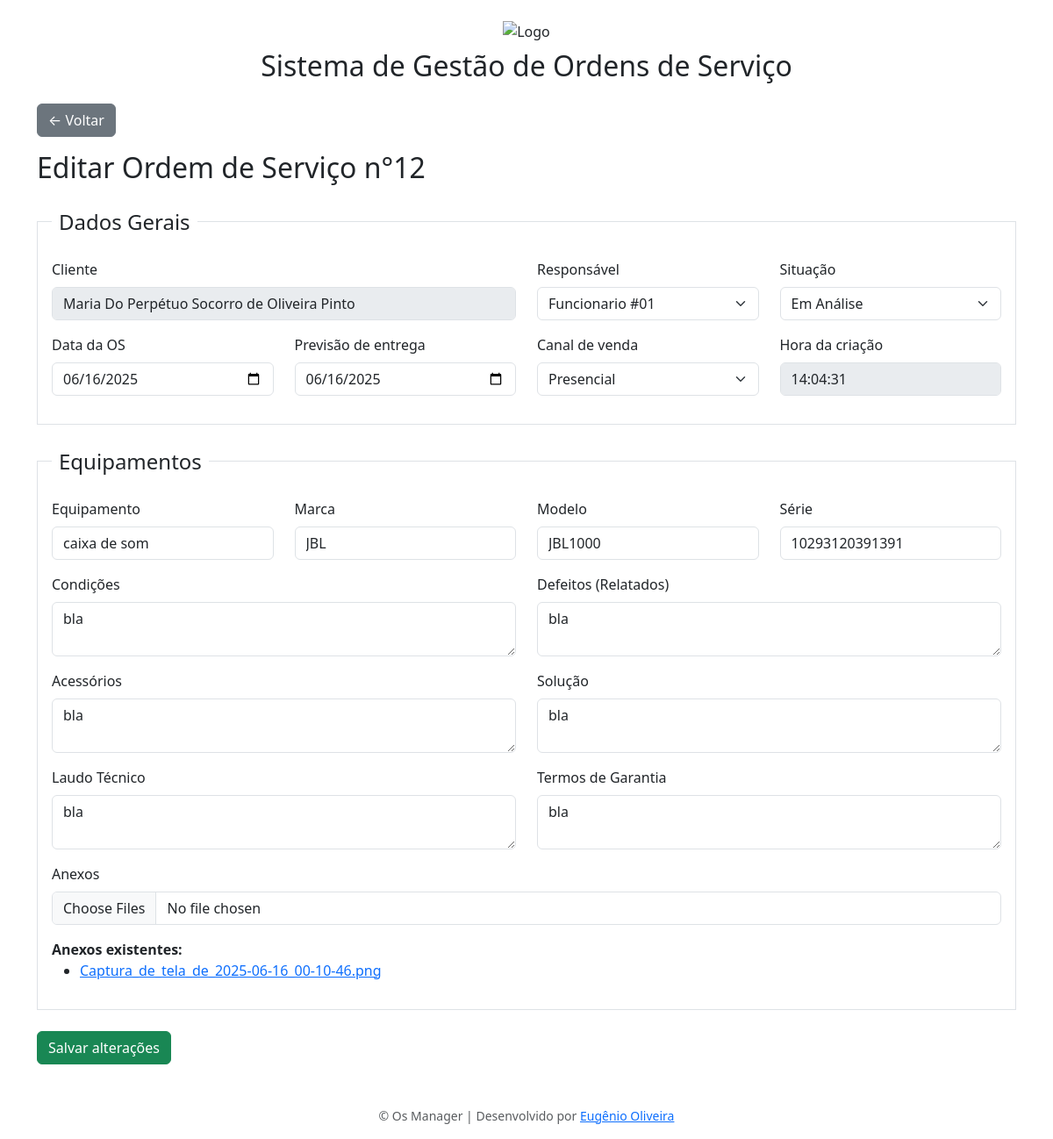
The page /editar/12/ on the database its author committed.
### ordem_servico/models.py (models this page shows, shortened)
class OrdemServico(models.Model):
    cliente = models.ForeignKey(Cliente, on_delete=models.PROTECT)
    responsavel = models.ForeignKey(Funcionario, on_delete=models.PROTECT)
    situacao = models.CharField(
        max_length=10,
        choices=Situacao.choices,
        default=Situacao.ABERTA
    )
    data_os = models.DateField()
    previsao_entrega = models.DateField()
    canal_venda = models.CharField(
        max_length=10,
        choices=CanalVenda.choices,
        default=CanalVenda.PRESENCIAL
    )
    equipamento = models.CharField(max_length=100)
    marca = models.CharField(max_length=50, blank=True)
    modelo = models.CharField(max_length=50, blank=True)
    serie = models.CharField(max_length=50, blank=True)
    condicoes = models.TextField(blank=True)
    defeitos = models.TextField(blank=True)
    acessorios = models.TextField(blank=True)
    solucao = models.TextField(blank=True)
    laudo_tecnico = models.TextField(blank=True)
    termos_garantia = models.TextField(blank=True)
    data_criacao = models.DateField(auto_now_add=True)
    hora_criacao = models.TimeField(default=timezone.now, editable=False)

class Cliente(models.Model):
    nome = models.CharField(max_length=100)
    cpf = models.CharField(max_length=14, unique=True)
    telefone = models.CharField(max_length=100)

class Anexo(models.Model):
    ordem_servico = models.ForeignKey(OrdemServico, related_name='anexos', on_delete=models.CASCADE)
    arquivo = models.FileField(upload_to='anexos/')
    descricao = models.CharField(max_length=255, blank=True)

### ordem_servico/views.py (the view)
# urls.py: path('editar/<int:ordem_id>/', views.editar_ordem, name='editar_ordem'),
def editar_ordem(request, ordem_id):
    ordem = get_object_or_404(OrdemServico, pk=ordem_id)
    if request.method == 'POST':
        form = OrdemServicoForm(request.POST, request.FILES, instance=ordem)
        if form.is_valid():
            ordem = form.save(commit=False)
            ordem.atualizado_por = request.user
            ordem.save()
            arquivos = request.FILES.getlist('anexos')
            for arquivo in arquivos:
                Anexo.objects.create(ordem_servico=ordem, arquivo=arquivo)
            messages.success(request, "Ordem de serviço atualizada com sucesso.")
            return redirect('detalhar_ordem', ordem_id=ordem.id)
        else:
            messages.error(request, "Corrija os erros abaixo.")
    else:
        form = OrdemServicoForm(instance=ordem)
    return render(request, 'ordem_servico/editar_ordem.html', {
        'form': form,
        'titulo': f"Editar Ordem #{ordem.id}",
        'ordem': ordem
    })

### ordem_servico/models.py (called while the page is built)
    def __str__(self):
        return self.nome

### ordem_servico/templates/ordem_servico/editar_ordem.html (shortened to what this page needs)
{% extends "ordem_servico/base.html" %}
{% load static %}
{% load widget_tweaks %}
{% block content %}
<a href="{% url 'lista_ordens' %}" class="btn btn-secondary mb-3">← Voltar</a>
<h2 class="mb-4">Editar Ordem de Serviço n°{{ordem.id}}</h2>
<form method="post" id="ordemForm" enctype="multipart/form-data">
  <fieldset class="border p-3 mb-4">
    <legend class="float-none w-auto px-2">Dados Gerais</legend>
    <div class="row">
      <div class="col-md-6 mb-3">
        <label class="form-label">Cliente</label>
        <input type="text" class="form-control" value="{{ ordem.cliente.nome }}" disabled>
      </div>
      <div class="col-md-3 mb-3">
        <label for="id_responsavel" class="form-label">Responsável</label>
        {{ form.responsavel|add_class:"form-select" }}
      </div>
      <div class="col-md-3 mb-3">
        <label for="id_situacao" class="form-label">Situação</label>
        {{ form.situacao|add_class:"form-select" }}
      </div>
    </div>
    <div class="row">
      <div class="col-md-3 mb-3">
        <label for="id_data_os" class="form-label">Data da OS</label>
        <input type="date" name="data_os" id="id_data_os" class="form-control" value="{{ ordem.data_os|date:'Y-m-d' }}">
      </div>
      <div class="col-md-3 mb-3">
        <label for="id_previsao_entrega" class="form-label">Previsão de entrega</label>
        <input type="date" name="previsao_entrega" id="id_previsao_entrega" class="form-control" value="{{ ordem.previsao_entrega|date:'Y-m-d' }}">
      </div>
      <div class="col-md-3 mb-3">
        <label for="id_canal_venda" class="form-label">Canal de venda</label>
        {{ form.canal_venda|add_class:"form-select" }}
      </div>
      <div class="col-md-3 mb-3">
        <label class="form-label">Hora da criação</label>
        <input type="text" disabled class="form-control" value="{{ ordem.hora_criacao|time:'H:i:s' }}" readonly>
      </div>
    </div>
  </fieldset>
  <fieldset class="border p-3 mb-4">
    <legend class="float-none w-auto px-2">Equipamentos</legend>
    <div class="row mb-3">
      <div class="col-md-3">
        <label for="id_equipamento" class="form-label">Equipamento</label>
        {{ form.equipamento|add_class:"form-control" }}
      </div>
      <div class="col-md-3">
        <label for="id_marca" class="form-label">Marca</label>
        {{ form.marca|add_class:"form-control" }}
      </div>
      <div class="col-md-3">
        <label for="id_modelo" class="form-label">Modelo</label>
        {{ form.modelo|add_class:"form-control" }}
      </div>
      <div class="col-md-3">
        <label for="id_serie" class="form-label">Série</label>
        {{ form.serie|add_class:"form-control" }}
      </div>
    </div>
    <div class="row mb-3">
      <div class="col-md-6">
        <label class="form-label">Condições</label>
        {{ form.condicoes|add_class:"form-control" }}
      </div>
      <div class="col-md-6">
        <label class="form-label">Defeitos (Relatados)</label>
        {{ form.defeitos|add_class:"form-control" }}
      </div>
    </div>
    <div class="row mb-3">
      <div class="col-md-6">
        <label class="form-label">Acessórios</label>
        {{ form.acessorios|add_class:"form-control" }}
      </div>
      <div class="col-md-6">
        <label class="form-label">Solução</label>
        {{ form.solucao|add_class:"form-control" }}
      </div>
    </div>
    <div class="row mb-3">
      <div class="col-md-6">
        <label class="form-label">Laudo Técnico</label>
        {{ form.laudo_tecnico|add_class:"form-control" }}
      </div>
      <div class="col-md-6">
        <label class="form-label">Termos de Garantia</label>
        {{ form.termos_garantia|add_class:"form-control" }}
      </div>
    </div>
    <div class="row mb-3">
      <div class="col-md-12">
        <label class="form-label">Anexos</label>
        <input type="file" name="anexos" multiple class="form-control">
      </div>
    </div>
    <div class="mb-3">
      <strong>Anexos existentes:</strong>
      <ul>
        {% for anexo in ordem.anexos.all %}
          <li><a href="{{ anexo.arquivo.url }}" target="_blank">{{ anexo.arquivo.name|cut:"anexos/" }}</a></li>
        {% empty %}
          <li>Nenhum anexo enviado.</li>
        {% endfor %}
      </ul>
    </div>
  </fieldset>
  <button type="submit" class="btn btn-success">Salvar alterações</button>
</form>
{% endblock %}
{% block extra_scripts %}
<link href="https://cdn.jsdelivr.net/npm/select2@4.1.0-rc.0/dist/css/select2.min.css" rel="stylesheet" />
{% endblock %}

### rows shown on the page
OrdemServico: id "12", cliente.nome "Maria Do Perpétuo Socorro de Oliveira Pinto", responsavel "Funcionario #01", situacao "Em Análise", data_os "06/16/2025", previsao_entrega "06/16/2025", canal_venda "Presencial", hora_criacao "14:04:31", equipamento "caixa de som", marca "JBL", modelo "JBL1000", serie "10293120391391", condicoes "bla", defeitos "bla", acessorios "bla", solucao "bla", laudo_tecnico "bla", termos_garantia "bla"
Anexo: arquivo.name "Captura_de_tela_de_2025-06-16_00-10-46.png"
